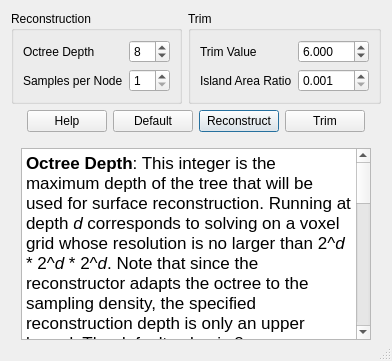
<?xml version="1.0" encoding="UTF-8"?>
<ui version="4.0">
 <class>DialogPoissonReconstruction</class>
 <widget class="QDialog" name="DialogPoissonReconstruction">
  <property name="geometry">
   <rect>
    <x>0</x>
    <y>0</y>
    <width>451</width>
    <height>389</height>
   </rect>
  </property>
  <property name="windowTitle">
   <string>Poisson Sruface Reconstruction</string>
  </property>
  <property name="sizeGripEnabled">
   <bool>true</bool>
  </property>
  <layout class="QVBoxLayout" name="verticalLayout_2">
   <property name="sizeConstraint">
    <enum>QLayout::SetFixedSize</enum>
   </property>
   <item>
    <layout class="QHBoxLayout" name="horizontalLayout">
     <item>
      <widget class="QGroupBox" name="groupBoxReconstruction">
       <property name="title">
        <string>Reconstruction</string>
       </property>
       <layout class="QGridLayout" name="gridLayout">
        <item row="0" column="0">
         <widget class="QLabel" name="labelOctreeDepth">
          <property name="text">
           <string>Octree Depth</string>
          </property>
         </widget>
        </item>
        <item row="0" column="1">
         <widget class="QSpinBox" name="spinBoxOctreeDepth">
          <property name="minimum">
           <number>1</number>
          </property>
          <property name="maximum">
           <number>15</number>
          </property>
          <property name="value">
           <number>8</number>
          </property>
         </widget>
        </item>
        <item row="1" column="0">
         <widget class="QLabel" name="labelSamplesPerNode">
          <property name="text">
           <string>Samples per Node</string>
          </property>
         </widget>
        </item>
        <item row="1" column="1">
         <widget class="QSpinBox" name="spinBoxSamplesPerNode">
          <property name="minimum">
           <number>1</number>
          </property>
          <property name="maximum">
           <number>20</number>
          </property>
          <property name="value">
           <number>1</number>
          </property>
         </widget>
        </item>
       </layout>
      </widget>
     </item>
     <item>
      <widget class="QGroupBox" name="groupBoxTrim">
       <property name="title">
        <string>Trim</string>
       </property>
       <layout class="QGridLayout" name="gridLayout_2">
        <item row="1" column="0">
         <widget class="QLabel" name="labelIslandAreaRatio">
          <property name="text">
           <string>Island Area Ratio</string>
          </property>
         </widget>
        </item>
        <item row="0" column="0">
         <widget class="QLabel" name="labelTrimValue">
          <property name="text">
           <string>Trim Value</string>
          </property>
         </widget>
        </item>
        <item row="1" column="1">
         <widget class="QDoubleSpinBox" name="doubleSpinBoxIslandAreaRatio">
          <property name="decimals">
           <number>3</number>
          </property>
          <property name="minimum">
           <double>0.001000000000000</double>
          </property>
          <property name="maximum">
           <double>1.000000000000000</double>
          </property>
          <property name="value">
           <double>0.001000000000000</double>
          </property>
         </widget>
        </item>
        <item row="0" column="1">
         <widget class="QDoubleSpinBox" name="doubleSpinBoxTrimValue">
          <property name="decimals">
           <number>3</number>
          </property>
          <property name="minimum">
           <double>0.001000000000000</double>
          </property>
          <property name="maximum">
           <double>100.000000000000000</double>
          </property>
          <property name="value">
           <double>6.000000000000000</double>
          </property>
         </widget>
        </item>
       </layout>
      </widget>
     </item>
    </layout>
   </item>
   <item>
    <layout class="QHBoxLayout" name="horizontalLayoutButtons">
     <item>
      <spacer name="horizontalSpacer">
       <property name="orientation">
        <enum>Qt::Horizontal</enum>
       </property>
       <property name="sizeHint" stdset="0">
        <size>
         <width>0</width>
         <height>0</height>
        </size>
       </property>
      </spacer>
     </item>
     <item>
      <widget class="QPushButton" name="pushButtonHelp">
       <property name="text">
        <string>Help</string>
       </property>
       <property name="checkable">
        <bool>true</bool>
       </property>
      </widget>
     </item>
     <item>
      <widget class="QPushButton" name="pushButtonDefault">
       <property name="text">
        <string>Default</string>
       </property>
      </widget>
     </item>
     <item>
      <widget class="QPushButton" name="pushButtonReconstruct">
       <property name="text">
        <string>Reconstruct</string>
       </property>
       <property name="default">
        <bool>true</bool>
       </property>
      </widget>
     </item>
     <item>
      <widget class="QPushButton" name="pushButtonTrim">
       <property name="text">
        <string>Trim</string>
       </property>
      </widget>
     </item>
     <item>
      <spacer name="horizontalSpacer_2">
       <property name="orientation">
        <enum>Qt::Horizontal</enum>
       </property>
       <property name="sizeHint" stdset="0">
        <size>
         <width>0</width>
         <height>0</height>
        </size>
       </property>
      </spacer>
     </item>
    </layout>
   </item>
   <item>
    <widget class="QWidget" name="widgetHint" native="true">
     <layout class="QVBoxLayout" name="verticalLayout">
      <property name="leftMargin">
       <number>10</number>
      </property>
      <property name="topMargin">
       <number>10</number>
      </property>
      <property name="rightMargin">
       <number>10</number>
      </property>
      <property name="bottomMargin">
       <number>10</number>
      </property>
      <item>
       <widget class="QTextBrowser" name="textBrowserHint">
        <property name="html">
         <string>&lt;!DOCTYPE HTML PUBLIC &quot;-//W3C//DTD HTML 4.0//EN&quot; &quot;http://www.w3.org/TR/REC-html40/strict.dtd&quot;&gt;
&lt;html&gt;&lt;head&gt;&lt;meta name=&quot;qrichtext&quot; content=&quot;1&quot; /&gt;&lt;style type=&quot;text/css&quot;&gt;
p, li { white-space: pre-wrap; }
&lt;/style&gt;&lt;/head&gt;&lt;body style=&quot; font-family:'.AppleSystemUIFont'; font-size:13pt; font-weight:400; font-style:normal;&quot;&gt;
&lt;p style=&quot; margin-top:0px; margin-bottom:0px; margin-left:0px; margin-right:0px; -qt-block-indent:0; text-indent:0px;&quot;&gt;&lt;span style=&quot; font-family:'MS Shell Dlg 2'; font-weight:600;&quot;&gt;Octree Depth&lt;/span&gt;&lt;span style=&quot; font-family:'MS Shell Dlg 2';&quot;&gt;: This integer is the maximum depth of the tree that will be used for surface reconstruction. Running at depth &lt;/span&gt;&lt;span style=&quot; font-family:'MS Shell Dlg 2'; font-style:italic;&quot;&gt;d&lt;/span&gt;&lt;span style=&quot; font-family:'MS Shell Dlg 2';&quot;&gt; corresponds to solving on a voxel grid whose resolution is no larger than 2^&lt;/span&gt;&lt;span style=&quot; font-family:'MS Shell Dlg 2'; font-style:italic;&quot;&gt;d &lt;/span&gt;&lt;span style=&quot; font-family:'MS Shell Dlg 2';&quot;&gt;* 2^&lt;/span&gt;&lt;span style=&quot; font-family:'MS Shell Dlg 2'; font-style:italic;&quot;&gt;d&lt;/span&gt;&lt;span style=&quot; font-family:'MS Shell Dlg 2';&quot;&gt; * 2^&lt;/span&gt;&lt;span style=&quot; font-family:'MS Shell Dlg 2'; font-style:italic;&quot;&gt;d&lt;/span&gt;&lt;span style=&quot; font-family:'MS Shell Dlg 2';&quot;&gt;. Note that since the reconstructor adapts the octree to the sampling density, the specified reconstruction depth is only an upper bound. The default value is 8.&lt;/span&gt;&lt;/p&gt;
&lt;p style=&quot; margin-top:12px; margin-bottom:12px; margin-left:0px; margin-right:0px; -qt-block-indent:0; text-indent:0px;&quot;&gt;&lt;span style=&quot; font-family:'MS Shell Dlg 2'; font-weight:600;&quot;&gt;Samples per Node&lt;/span&gt;&lt;span style=&quot; font-family:'MS Shell Dlg 2';&quot;&gt;: This floating point value specifies the minimum number of sample points that should fall within an octree node as the octree construction is adapted to sampling density. For noise-free samples, small values in the range [1.0 - 5.0] can be used. For more noisy samples, larger values in the range [15.0 - 20.0] may be needed to provide a smoother, noise-reduced, reconstruction. The default value is 1.0.&lt;/span&gt;&lt;/p&gt;
&lt;p style=&quot; margin-top:12px; margin-bottom:12px; margin-left:0px; margin-right:0px; -qt-block-indent:0; text-indent:0px;&quot;&gt;&lt;span style=&quot; font-family:'MS Shell Dlg 2'; font-weight:600;&quot;&gt;Trim Value&lt;/span&gt;&lt;span style=&quot; font-family:'MS Shell Dlg 2';&quot;&gt;: This floating point values specifies the value for mesh trimming. The subset of the mesh with the sampling density smaller than trim value will be discarded.&lt;/span&gt;&lt;/p&gt;
&lt;p style=&quot; margin-top:12px; margin-bottom:12px; margin-left:0px; margin-right:0px; -qt-block-indent:0; text-indent:0px;&quot;&gt;&lt;span style=&quot; font-family:'MS Shell Dlg 2'; font-weight:600;&quot;&gt;Area Ratio&lt;/span&gt;&lt;span style=&quot; font-family:'MS Shell Dlg 2';&quot;&gt;: This floating point value specifies the area ratio that defines a disconnected component as an &amp;quot;island&amp;quot;. Connected components whose area, relative to the total area of the mesh, are smaller than this value will be merged into the output surface to close small holes, and will be discarded from the output surface to remove small disconnected components. The default value 0.001.&lt;/span&gt;&lt;/p&gt;&lt;/body&gt;&lt;/html&gt;</string>
        </property>
       </widget>
      </item>
     </layout>
    </widget>
   </item>
  </layout>
 </widget>
 <tabstops>
  <tabstop>spinBoxOctreeDepth</tabstop>
  <tabstop>doubleSpinBoxTrimValue</tabstop>
  <tabstop>spinBoxSamplesPerNode</tabstop>
  <tabstop>doubleSpinBoxIslandAreaRatio</tabstop>
  <tabstop>pushButtonHelp</tabstop>
  <tabstop>pushButtonDefault</tabstop>
  <tabstop>pushButtonReconstruct</tabstop>
  <tabstop>pushButtonTrim</tabstop>
  <tabstop>textBrowserHint</tabstop>
 </tabstops>
 <resources/>
 <connections/>
</ui>
